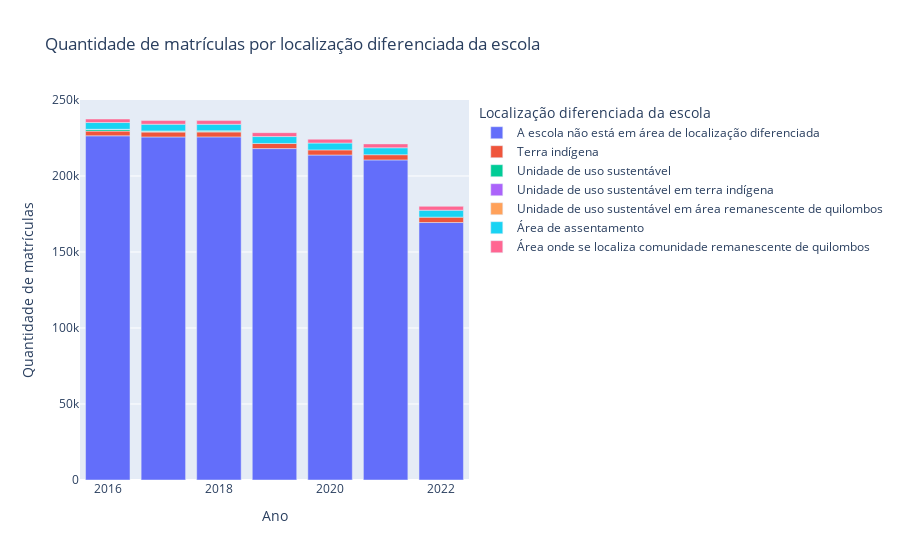

Notebook code cell kept with this figure:
### Code cell
fig, df = get_plot_quantidade_matriculas("Localização diferenciada da escola")
fig

### Figure 1 — Plotly figure (JSON) as saved in the notebook; plotly's stock layout.template omitted (floating-point values rounded to 4 significant figures)
{"data": [{"alignmentgroup": "True", "hovertemplate": "Localização diferenciada da escola=A escola não está em área de localização diferenciada<br>Ano=%{x}<br>Quantidade de matrículas=%{y}<extra></extra>", "legendgroup": "A escola não está em área de localização diferenciada", "marker": {"color": "#636efa", "pattern": {"shape": ""}}, "name": "A escola não está em área de localização diferenciada", "offsetgroup": "A escola não está em área de localização diferenciada", "orientation": "v", "showlegend": true, "textposition": "auto", "x": [2016, 2017, 2018, 2019, 2020, 2021, 2022], "xaxis": "x", "y": [226449, 225698, 225739, 218043, 213815, 210593, 169393], "yaxis": "y", "type": "bar"}, {"alignmentgroup": "True", "hovertemplate": "Localização diferenciada da escola=Terra indígena<br>Ano=%{x}<br>Quantidade de matrículas=%{y}<extra></extra>", "legendgroup": "Terra indígena", "marker": {"color": "#EF553B", "pattern": {"shape": ""}}, "name": "Terra indígena", "offsetgroup": "Terra indígena", "orientation": "v", "showlegend": true, "textposition": "auto", "x": [2016, 2017, 2018, 2019, 2020, 2021, 2022], "xaxis": "x", "y": [3083, 3211, 3248, 3373, 3365, 3417, 3543], "yaxis": "y", "type": "bar"}, {"alignmentgroup": "True", "hovertemplate": "Localização diferenciada da escola=Unidade de uso sustentável<br>Ano=%{x}<br>Quantidade de matrículas=%{y}<extra></extra>", "legendgroup": "Unidade de uso sustentável", "marker": {"color": "#00cc96", "pattern": {"shape": ""}}, "name": "Unidade de uso sustentável", "offsetgroup": "Unidade de uso sustentável", "orientation": "v", "showlegend": true, "textposition": "auto", "x": [2016, 2017, 2018], "xaxis": "x", "y": [1129, 676, 663], "yaxis": "y", "type": "bar"}, {"alignmentgroup": "True", "hovertemplate": "Localização diferenciada da escola=Unidade de uso sustentável em terra indígena<br>Ano=%{x}<br>Quantidade de matrículas=%{y}<extra></extra>", "legendgroup": "Unidade de uso sustentável em terra indígena", "marker": {"color": "#ab63fa", "pattern": {"shape": ""}}, "name": "Unidade de uso sustentável em terra indígena", "offsetgroup": "Unidade de uso sustentável em terra indígena", "orientation": "v", "showlegend": true, "textposition": "auto", "x": [2016, 2017, 2018], "xaxis": "x", "y": [34, 9, 10], "yaxis": "y", "type": "bar"}, {"alignmentgroup": "True", "hovertemplate": "Localização diferenciada da escola=Unidade de uso sustentável em área remanescente de quilombos<br>Ano=%{x}<br>Quantidade de matrículas=%{y}<extra></extra>", "legendgroup": "Unidade de uso sustentável em área remanescente de quilombos", "marker": {"color": "#FFA15A", "pattern": {"shape": ""}}, "name": "Unidade de uso sustentável em área remanescente de quilombos", "offsetgroup": "Unidade de uso sustentável em área remanescente de quilombos", "orientation": "v", "showlegend": true, "textposition": "auto", "x": [2016, 2017, 2018], "xaxis": "x", "y": [53, 59, 51], "yaxis": "y", "type": "bar"}, {"alignmentgroup": "True", "hovertemplate": "Localização diferenciada da escola=Área de assentamento<br>Ano=%{x}<br>Quantidade de matrículas=%{y}<extra></extra>", "legendgroup": "Área de assentamento", "marker": {"color": "#19d3f3", "pattern": {"shape": ""}}, "name": "Área de assentamento", "offsetgroup": "Área de assentamento", "orientation": "v", "showlegend": true, "textposition": "auto", "x": [2016, 2017, 2018, 2019, 2020, 2021, 2022], "xaxis": "x", "y": [4440, 4414, 4328, 4549, 4523, 4578, 4576], "yaxis": "y", "type": "bar"}, {"alignmentgroup": "True", "hovertemplate": "Localização diferenciada da escola=Área onde se localiza comunidade remanescente de quilombos<br>Ano=%{x}<br>Quantidade de matrículas=%{y}<extra></extra>", "legendgroup": "Área onde se localiza comunidade remanescente de quilombos", "marker": {"color": "#FF6692", "pattern": {"shape": ""}}, "name": "Área onde se localiza comunidade remanescente de quilombos", "offsetgroup": "Área onde se localiza comunidade remanescente de quilombos", "orientation": "v", "showlegend": true, "textposition": "auto", "x": [2016, 2017, 2018, 2019, 2020, 2021, 2022], "xaxis": "x", "y": [2318, 2414, 2421, 2556, 2526, 2552, 2561], "yaxis": "y", "type": "bar"}], "layout": {"xaxis": {"anchor": "y", "domain": [0.0, 1.0], "title": {"text": "Ano"}}, "yaxis": {"anchor": "x", "domain": [0.0, 1.0], "title": {"text": "Quantidade de matrículas"}}, "legend": {"title": {"text": "Localização diferenciada da escola"}, "tracegroupgap": 0}, "title": {"text": "Quantidade de matrículas por localização diferenciada da escola"}, "barmode": "relative"}}
